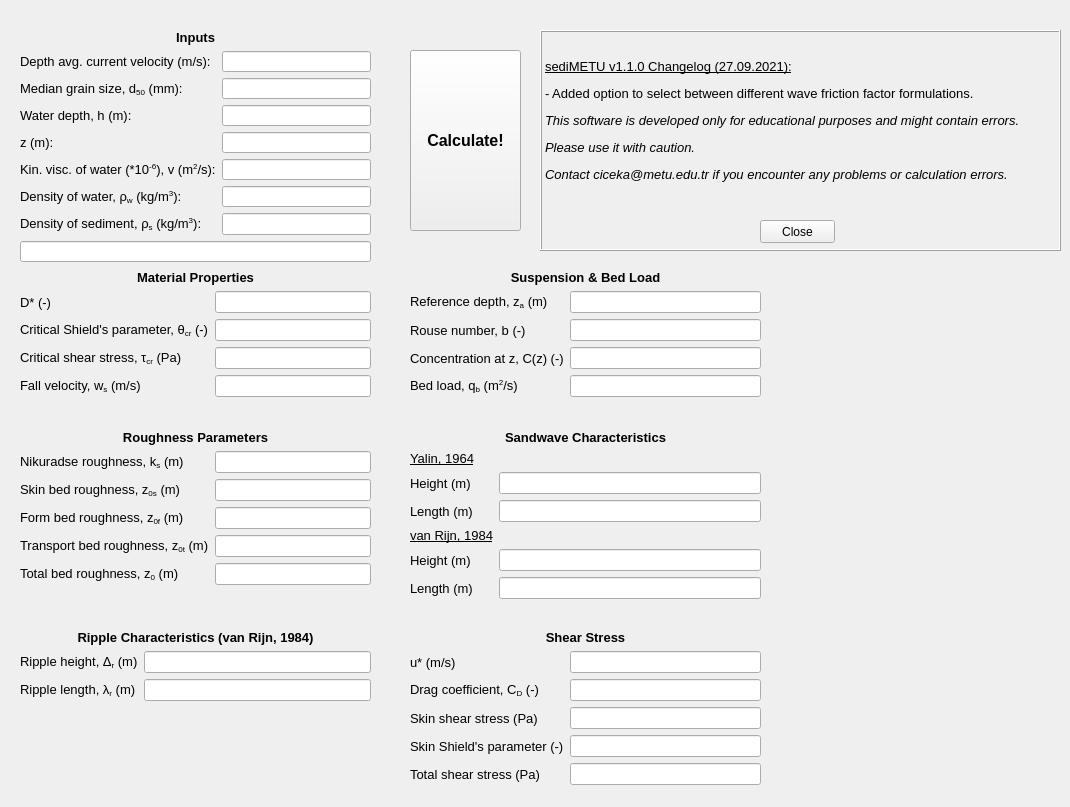
    <widget class="QWidget" name="tab">
     <attribute name="title">
      <string>Currents</string>
     </attribute>
     <widget class="QWidget" name="formLayoutWidget">
      <property name="geometry">
       <rect>
        <x>20</x>
        <y>30</y>
        <width>351</width>
        <height>232</height>
       </rect>
      </property>
      <layout class="QFormLayout" name="formLayout_2">
       <item row="0" column="0" colspan="2">
        <widget class="QLabel" name="inputs_lbl">
         <property name="font">
          <font>
           <family>MS Shell Dlg 2</family>
           <pointsize>10</pointsize>
           <weight>75</weight>
           <bold>true</bold>
          </font>
         </property>
         <property name="text">
          <string>&lt;html&gt;&lt;head/&gt;&lt;body&gt;&lt;p align=&quot;center&quot;&gt;Inputs&lt;/p&gt;&lt;/body&gt;&lt;/html&gt;</string>
         </property>
        </widget>
       </item>
       <item row="1" column="0">
        <widget class="QLabel" name="Ubar_lbl">
         <property name="font">
          <font>
           <family>MS Shell Dlg 2</family>
           <pointsize>10</pointsize>
          </font>
         </property>
         <property name="text">
          <string>Depth avg. current velocity (m/s):</string>
         </property>
        </widget>
       </item>
       <item row="1" column="1">
        <widget class="QLineEdit" name="Ubar_txt"/>
       </item>
       <item row="2" column="0">
        <widget class="QLabel" name="d50_lbl">
         <property name="font">
          <font>
           <family>MS Shell Dlg 2</family>
           <pointsize>10</pointsize>
          </font>
         </property>
         <property name="text">
          <string>&lt;html&gt;&lt;head/&gt;&lt;body&gt;&lt;p&gt;Median grain size, d&lt;span style=&quot; vertical-align:sub;&quot;&gt;50&lt;/span&gt; (mm):&lt;/p&gt;&lt;/body&gt;&lt;/html&gt;</string>
         </property>
        </widget>
       </item>
       <item row="2" column="1">
        <widget class="QLineEdit" name="d50_txt"/>
       </item>
       <item row="3" column="0">
        <widget class="QLabel" name="h_lbl">
         <property name="font">
          <font>
           <family>MS Shell Dlg 2</family>
           <pointsize>10</pointsize>
           <weight>50</weight>
           <bold>false</bold>
           <strikeout>false</strikeout>
           <kerning>true</kerning>
          </font>
         </property>
         <property name="text">
          <string>Water depth, h (m):</string>
         </property>
        </widget>
       </item>
       <item row="3" column="1">
        <widget class="QLineEdit" name="h_txt"/>
       </item>
       <item row="4" column="0">
        <widget class="QLabel" name="z_lbl">
         <property name="font">
          <font>
           <family>MS Shell Dlg 2</family>
           <pointsize>10</pointsize>
          </font>
         </property>
         <property name="text">
          <string>z (m):</string>
         </property>
        </widget>
       </item>
       <item row="4" column="1">
        <widget class="QLineEdit" name="z_txt"/>
       </item>
       <item row="5" column="0">
        <widget class="QLabel" name="nu_lbl">
         <property name="font">
          <font>
           <family>MS Shell Dlg 2</family>
           <pointsize>10</pointsize>
          </font>
         </property>
         <property name="text">
          <string>&lt;html&gt;&lt;head/&gt;&lt;body&gt;&lt;p&gt;Kin. visc. of water (*10&lt;span style=&quot; vertical-align:super;&quot;&gt;-6&lt;/span&gt;), v (m&lt;span style=&quot; vertical-align:super;&quot;&gt;2&lt;/span&gt;/s):&lt;/p&gt;&lt;/body&gt;&lt;/html&gt;</string>
         </property>
        </widget>
       </item>
       <item row="5" column="1">
        <widget class="QLineEdit" name="nu_txt"/>
       </item>
       <item row="6" column="0">
        <widget class="QLabel" name="ro_lbl">
         <property name="font">
          <font>
           <family>MS Shell Dlg 2</family>
           <pointsize>10</pointsize>
          </font>
         </property>
         <property name="text">
          <string>&lt;html&gt;&lt;head/&gt;&lt;body&gt;&lt;p&gt;Density of water, ρ&lt;span style=&quot; vertical-align:sub;&quot;&gt;w&lt;/span&gt; (kg/m&lt;span style=&quot; vertical-align:super;&quot;&gt;3&lt;/span&gt;):&lt;/p&gt;&lt;/body&gt;&lt;/html&gt;</string>
         </property>
        </widget>
       </item>
       <item row="6" column="1">
        <widget class="QLineEdit" name="ro_txt"/>
       </item>
       <item row="7" column="0">
        <widget class="QLabel" name="ro_s_lbl">
         <property name="font">
          <font>
           <family>MS Shell Dlg 2</family>
           <pointsize>10</pointsize>
          </font>
         </property>
         <property name="text">
          <string>&lt;html&gt;&lt;head/&gt;&lt;body&gt;&lt;p&gt;Density of sediment, ρ&lt;span style=&quot; vertical-align:sub;&quot;&gt;s&lt;/span&gt; (kg/m&lt;span style=&quot; vertical-align:super;&quot;&gt;3&lt;/span&gt;):&lt;/p&gt;&lt;/body&gt;&lt;/html&gt;</string>
         </property>
        </widget>
       </item>
       <item row="7" column="1">
        <widget class="QLineEdit" name="ro_s_txt"/>
       </item>
       <item row="8" column="0" colspan="2">
        <widget class="QLineEdit" name="condition_txt">
         <property name="font">
          <font>
           <family>MS Shell Dlg 2</family>
           <weight>75</weight>
           <bold>true</bold>
          </font>
         </property>
         <property name="readOnly">
          <bool>true</bool>
         </property>
        </widget>
       </item>
      </layout>
     </widget>
     <widget class="QPushButton" name="calculateCurrent_btn">
      <property name="geometry">
       <rect>
        <x>410</x>
        <y>50</y>
        <width>111</width>
        <height>181</height>
       </rect>
      </property>
      <property name="font">
       <font>
        <family>MS Shell Dlg 2</family>
        <pointsize>12</pointsize>
        <weight>75</weight>
        <bold>true</bold>
       </font>
      </property>
      <property name="text">
       <string>Calculate!</string>
      </property>
     </widget>
     <widget class="QWidget" name="formLayoutWidget_2">
      <property name="geometry">
       <rect>
        <x>20</x>
        <y>430</y>
        <width>351</width>
        <height>161</height>
       </rect>
      </property>
      <layout class="QFormLayout" name="formLayout_3">
       <item row="0" column="0" colspan="2">
        <widget class="QLabel" name="roughness_lbl">
         <property name="font">
          <font>
           <family>MS Shell Dlg 2</family>
           <pointsize>10</pointsize>
           <weight>75</weight>
           <bold>true</bold>
          </font>
         </property>
         <property name="text">
          <string>&lt;html&gt;&lt;head/&gt;&lt;body&gt;&lt;p align=&quot;center&quot;&gt;Roughness Parameters&lt;/p&gt;&lt;/body&gt;&lt;/html&gt;</string>
         </property>
        </widget>
       </item>
       <item row="1" column="0">
        <widget class="QLabel" name="ks_lbl">
         <property name="font">
          <font>
           <family>MS Shell Dlg 2</family>
           <pointsize>10</pointsize>
          </font>
         </property>
         <property name="text">
          <string>&lt;html&gt;&lt;head/&gt;&lt;body&gt;&lt;p&gt;Nikuradse roughness, k&lt;span style=&quot; vertical-align:sub;&quot;&gt;s&lt;/span&gt; (m)&lt;/p&gt;&lt;/body&gt;&lt;/html&gt;</string>
         </property>
        </widget>
       </item>
       <item row="1" column="1">
        <widget class="QLineEdit" name="ks_txt">
         <property name="readOnly">
          <bool>true</bool>
         </property>
        </widget>
       </item>
       <item row="2" column="0">
        <widget class="QLabel" name="z0s_lbl">
         <property name="font">
          <font>
           <family>MS Shell Dlg 2</family>
           <pointsize>10</pointsize>
          </font>
         </property>
         <property name="text">
          <string>&lt;html&gt;&lt;head/&gt;&lt;body&gt;&lt;p&gt;Skin bed roughness, z&lt;span style=&quot; vertical-align:sub;&quot;&gt;0s&lt;/span&gt; (m)&lt;/p&gt;&lt;/body&gt;&lt;/html&gt;</string>
         </property>
        </widget>
       </item>
       <item row="2" column="1">
        <widget class="QLineEdit" name="z0s_txt">
         <property name="readOnly">
          <bool>true</bool>
         </property>
        </widget>
       </item>
       <item row="3" column="0">
        <widget class="QLabel" name="z0f_lbl">
         <property name="font">
          <font>
           <family>MS Shell Dlg 2</family>
           <pointsize>10</pointsize>
          </font>
         </property>
         <property name="text">
          <string>&lt;html&gt;&lt;head/&gt;&lt;body&gt;&lt;p&gt;Form bed roughness, z&lt;span style=&quot; vertical-align:sub;&quot;&gt;0f&lt;/span&gt; (m)&lt;/p&gt;&lt;/body&gt;&lt;/html&gt;</string>
         </property>
        </widget>
       </item>
       <item row="3" column="1">
        <widget class="QLineEdit" name="z0f_txt">
         <property name="readOnly">
          <bool>true</bool>
         </property>
        </widget>
       </item>
       <item row="4" column="0">
        <widget class="QLabel" name="z0t_lnl">
         <property name="font">
          <font>
           <family>MS Shell Dlg 2</family>
           <pointsize>10</pointsize>
          </font>
         </property>
         <property name="text">
          <string>&lt;html&gt;&lt;head/&gt;&lt;body&gt;&lt;p&gt;Transport bed roughness, z&lt;span style=&quot; vertical-align:sub;&quot;&gt;0t&lt;/span&gt; (m)&lt;/p&gt;&lt;/body&gt;&lt;/html&gt;</string>
         </property>
        </widget>
       </item>
       <item row="4" column="1">
        <widget class="QLineEdit" name="z0t_txt">
         <property name="readOnly">
          <bool>true</bool>
         </property>
        </widget>
       </item>
       <item row="5" column="0">
        <widget class="QLabel" name="z0_lbl">
         <property name="font">
          <font>
           <family>MS Shell Dlg 2</family>
           <pointsize>10</pointsize>
          </font>
         </property>
         <property name="text">
          <string>&lt;html&gt;&lt;head/&gt;&lt;body&gt;&lt;p&gt;Total bed roughness, z&lt;span style=&quot; vertical-align:sub;&quot;&gt;0&lt;/span&gt; (m)&lt;/p&gt;&lt;/body&gt;&lt;/html&gt;</string>
         </property>
        </widget>
       </item>
       <item row="5" column="1">
        <widget class="QLineEdit" name="z0_txt">
         <property name="readOnly">
          <bool>true</bool>
         </property>
        </widget>
       </item>
      </layout>
     </widget>
     <widget class="QWidget" name="formLayoutWidget_3">
      <property name="geometry">
       <rect>
        <x>20</x>
        <y>630</y>
        <width>351</width>
        <height>81</height>
       </rect>
      </property>
      <layout class="QFormLayout" name="formLayout_4">
       <item row="1" column="0">
        <widget class="QLabel" name="rippleHeight_lbl">
         <property name="font">
          <font>
           <family>MS Shell Dlg 2</family>
           <pointsize>10</pointsize>
          </font>
         </property>
         <property name="text">
          <string>&lt;html&gt;&lt;head/&gt;&lt;body&gt;&lt;p&gt;Ripple height, Δ&lt;span style=&quot; vertical-align:sub;&quot;&gt;r&lt;/span&gt; (m)&lt;/p&gt;&lt;/body&gt;&lt;/html&gt;</string>
         </property>
        </widget>
       </item>
       <item row="1" column="1">
        <widget class="QLineEdit" name="rippleHeight_txt">
         <property name="readOnly">
          <bool>true</bool>
         </property>
        </widget>
       </item>
       <item row="2" column="0">
        <widget class="QLabel" name="rippleLength_lbl">
         <property name="font">
          <font>
           <family>MS Shell Dlg 2</family>
           <pointsize>10</pointsize>
          </font>
         </property>
         <property name="text">
          <string>&lt;html&gt;&lt;head/&gt;&lt;body&gt;&lt;p&gt;Ripple length, λ&lt;span style=&quot; vertical-align:sub;&quot;&gt;r&lt;/span&gt; (m)&lt;/p&gt;&lt;/body&gt;&lt;/html&gt;</string>
         </property>
        </widget>
       </item>
       <item row="2" column="1">
        <widget class="QLineEdit" name="rippleLength_txt">
         <property name="readOnly">
          <bool>true</bool>
         </property>
        </widget>
       </item>
       <item row="0" column="0" colspan="2">
        <widget class="QLabel" name="rippleCharacteristics_lbl">
         <property name="font">
          <font>
           <family>MS Shell Dlg 2</family>
           <pointsize>10</pointsize>
           <weight>75</weight>
           <bold>true</bold>
          </font>
         </property>
         <property name="text">
          <string>&lt;html&gt;&lt;head/&gt;&lt;body&gt;&lt;p align=&quot;center&quot;&gt;Ripple Characteristics (van Rijn, 1984)&lt;/p&gt;&lt;/body&gt;&lt;/html&gt;</string>
         </property>
        </widget>
       </item>
      </layout>
     </widget>
     <widget class="QWidget" name="formLayoutWidget_4">
      <property name="geometry">
       <rect>
        <x>410</x>
        <y>430</y>
        <width>351</width>
        <height>193</height>
       </rect>
      </property>
      <layout class="QFormLayout" name="formLayout_5">
       <item row="1" column="0">
        <widget class="QLabel" name="yalin1964_lbl">
         <property name="font">
          <font>
           <family>MS Shell Dlg 2</family>
           <pointsize>10</pointsize>
           <weight>50</weight>
           <bold>false</bold>
           <underline>true</underline>
          </font>
         </property>
         <property name="text">
          <string>&lt;html&gt;&lt;head/&gt;&lt;body&gt;&lt;p&gt;Yalin, 1964&lt;/p&gt;&lt;/body&gt;&lt;/html&gt;</string>
         </property>
        </widget>
       </item>
       <item row="2" column="0">
        <widget class="QLabel" name="swHeightYalin_lbl">
         <property name="font">
          <font>
           <family>MS Shell Dlg 2</family>
           <pointsize>10</pointsize>
          </font>
         </property>
         <property name="text">
          <string>Height (m)</string>
         </property>
        </widget>
       </item>
       <item row="2" column="1">
        <widget class="QLineEdit" name="swHeightYalin_txt">
         <property name="readOnly">
          <bool>true</bool>
         </property>
        </widget>
       </item>
       <item row="3" column="0">
        <widget class="QLabel" name="swLengthYalin_lbl">
         <property name="font">
          <font>
           <family>MS Shell Dlg 2</family>
           <pointsize>10</pointsize>
          </font>
         </property>
         <property name="text">
          <string>Length (m)</string>
         </property>
        </widget>
       </item>
       <item row="3" column="1">
        <widget class="QLineEdit" name="swLengthYalin_txt">
         <property name="readOnly">
          <bool>true</bool>
         </property>
        </widget>
       </item>
       <item row="4" column="0">
        <widget class="QLabel" name="vanRijn1984_lbl">
         <property name="font">
          <font>
           <family>MS Shell Dlg 2</family>
           <pointsize>10</pointsize>
           <weight>50</weight>
           <bold>false</bold>
           <underline>true</underline>
          </font>
         </property>
         <property name="text">
          <string>&lt;html&gt;&lt;head/&gt;&lt;body&gt;&lt;p&gt;van Rijn, 1984&lt;/p&gt;&lt;/body&gt;&lt;/html&gt;</string>
         </property>
        </widget>
       </item>
       <item row="5" column="0">
        <widget class="QLabel" name="swLengthvanRijn_lbl">
         <property name="font">
          <font>
           <family>MS Shell Dlg 2</family>
           <pointsize>10</pointsize>
          </font>
         </property>
         <property name="text">
          <string>Height (m)</string>
         </property>
        </widget>
       </item>
       <item row="5" column="1">
        <widget class="QLineEdit" name="swHeightvanRijn_txt">
         <property name="readOnly">
          <bool>true</bool>
         </property>
        </widget>
       </item>
       <item row="6" column="0">
        <widget class="QLabel" name="swLengthvanRijn_lbl_2">
         <property name="font">
          <font>
           <family>MS Shell Dlg 2</family>
           <pointsize>10</pointsize>
          </font>
         </property>
         <property name="text">
          <string>Length (m)</string>
         </property>
        </widget>
       </item>
       <item row="6" column="1">
        <widget class="QLineEdit" name="swLengthvanRijn_txt">
         <property name="readOnly">
          <bool>true</bool>
         </property>
        </widget>
       </item>
       <item row="0" column="0" colspan="2">
        <widget class="QLabel" name="swCharacteristics_lbl">
         <property name="font">
          <font>
           <family>MS Shell Dlg 2</family>
           <pointsize>10</pointsize>
           <weight>75</weight>
           <bold>true</bold>
          </font>
         </property>
         <property name="text">
          <string>&lt;html&gt;&lt;head/&gt;&lt;body&gt;&lt;p align=&quot;center&quot;&gt;Sandwave Characteristics&lt;/p&gt;&lt;/body&gt;&lt;/html&gt;</string>
         </property>
        </widget>
       </item>
      </layout>
     </widget>
     <widget class="QWidget" name="formLayoutWidget_5">
      <property name="geometry">
       <rect>
        <x>20</x>
        <y>270</y>
        <width>351</width>
        <height>148</height>
       </rect>
      </property>
      <layout class="QFormLayout" name="formLayout_6">
       <item row="0" column="0" colspan="2">
        <widget class="QLabel" name="materialProperties_lbl">
         <property name="font">
          <font>
           <family>MS Shell Dlg 2</family>
           <pointsize>10</pointsize>
           <weight>75</weight>
           <bold>true</bold>
          </font>
         </property>
         <property name="text">
          <string>&lt;html&gt;&lt;head/&gt;&lt;body&gt;&lt;p align=&quot;center&quot;&gt;Material Properties&lt;/p&gt;&lt;/body&gt;&lt;/html&gt;</string>
         </property>
        </widget>
       </item>
       <item row="1" column="0">
        <widget class="QLabel" name="Dstar_lbl">
         <property name="font">
          <font>
           <family>MS Shell Dlg 2</family>
           <pointsize>10</pointsize>
          </font>
         </property>
         <property name="text">
          <string>D* (-)</string>
         </property>
        </widget>
       </item>
       <item row="1" column="1">
        <widget class="QLineEdit" name="Dstar_txt">
         <property name="readOnly">
          <bool>true</bool>
         </property>
        </widget>
       </item>
       <item row="2" column="0">
        <widget class="QLabel" name="crShields_lbl">
         <property name="font">
          <font>
           <family>MS Shell Dlg 2</family>
           <pointsize>10</pointsize>
          </font>
         </property>
         <property name="text">
          <string>&lt;html&gt;&lt;head/&gt;&lt;body&gt;&lt;p&gt;Critical Shield's parameter, θ&lt;span style=&quot; vertical-align:sub;&quot;&gt;cr&lt;/span&gt; (-)&lt;/p&gt;&lt;/body&gt;&lt;/html&gt;</string>
         </property>
        </widget>
       </item>
       <item row="2" column="1">
        <widget class="QLineEdit" name="crShields_txt">
         <property name="readOnly">
          <bool>true</bool>
         </property>
        </widget>
       </item>
       <item row="3" column="0">
        <widget class="QLabel" name="crShear_lbl">
         <property name="font">
          <font>
           <family>MS Shell Dlg 2</family>
           <pointsize>10</pointsize>
           <weight>50</weight>
           <bold>false</bold>
           <strikeout>false</strikeout>
           <kerning>true</kerning>
          </font>
         </property>
         <property name="text">
          <string>&lt;html&gt;&lt;head/&gt;&lt;body&gt;&lt;p&gt;Critical shear stress, τ&lt;span style=&quot; vertical-align:sub;&quot;&gt;cr&lt;/span&gt; (Pa)&lt;/p&gt;&lt;/body&gt;&lt;/html&gt;</string>
         </property>
        </widget>
       </item>
       <item row="3" column="1">
        <widget class="QLineEdit" name="crShear_txt">
         <property name="readOnly">
          <bool>true</bool>
         </property>
        </widget>
       </item>
       <item row="4" column="0">
        <widget class="QLabel" name="fallVelocity_lbl">
         <property name="font">
          <font>
           <family>MS Shell Dlg 2</family>
           <pointsize>10</pointsize>
           <weight>50</weight>
           <bold>false</bold>
           <strikeout>false</strikeout>
           <kerning>true</kerning>
          </font>
         </property>
         <property name="text">
          <string>&lt;html&gt;&lt;head/&gt;&lt;body&gt;&lt;p&gt;Fall velocity, w&lt;span style=&quot; vertical-align:sub;&quot;&gt;s&lt;/span&gt; (m/s)&lt;/p&gt;&lt;/body&gt;&lt;/html&gt;</string>
         </property>
        </widget>
       </item>
       <item row="4" column="1">
        <widget class="QLineEdit" name="fallVelocity_txt">
         <property name="readOnly">
          <bool>true</bool>
         </property>
        </widget>
       </item>
      </layout>
     </widget>
     <widget class="QWidget" name="formLayoutWidget_6">
      <property name="geometry">
       <rect>
        <x>410</x>
        <y>630</y>
        <width>351</width>
        <height>168</height>
       </rect>
      </property>
      <layout class="QFormLayout" name="formLayout_7">
       <item row="1" column="0">
        <widget class="QLabel" name="uStar_lbl">
         <property name="font">
          <font>
           <family>MS Shell Dlg 2</family>
           <pointsize>10</pointsize>
          </font>
         </property>
         <property name="text">
          <string>u* (m/s)</string>
         </property>
        </widget>
       </item>
       <item row="1" column="1">
        <widget class="QLineEdit" name="uStar_txt">
         <property name="readOnly">
          <bool>true</bool>
         </property>
        </widget>
       </item>
       <item row="2" column="0">
        <widget class="QLabel" name="CD_lbl">
         <property name="font">
          <font>
           <family>MS Shell Dlg 2</family>
           <pointsize>10</pointsize>
          </font>
         </property>
         <property name="frameShadow">
          <enum>QFrame::Raised</enum>
         </property>
         <property name="text">
          <string>&lt;html&gt;&lt;head/&gt;&lt;body&gt;&lt;p&gt;Drag coefficient, C&lt;span style=&quot; vertical-align:sub;&quot;&gt;D&lt;/span&gt; (-)&lt;/p&gt;&lt;/body&gt;&lt;/html&gt;</string>
         </property>
        </widget>
       </item>
       <item row="2" column="1">
        <widget class="QLineEdit" name="CD_txt">
         <property name="readOnly">
          <bool>true</bool>
         </property>
        </widget>
       </item>
       <item row="3" column="0">
        <widget class="QLabel" name="skinShear_lbl">
         <property name="font">
          <font>
           <family>MS Shell Dlg 2</family>
           <pointsize>10</pointsize>
           <weight>50</weight>
           <bold>false</bold>
           <strikeout>false</strikeout>
           <kerning>true</kerning>
          </font>
         </property>
         <property name="text">
          <string>Skin shear stress (Pa)</string>
         </property>
        </widget>
       </item>
       <item row="3" column="1">
        <widget class="QLineEdit" name="skinShear_txt">
         <property name="readOnly">
          <bool>true</bool>
         </property>
        </widget>
       </item>
       <item row="4" column="0">
        <widget class="QLabel" name="skinShields_lbl">
         <property name="font">
          <font>
           <family>MS Shell Dlg 2</family>
           <pointsize>10</pointsize>
           <weight>50</weight>
           <bold>false</bold>
           <strikeout>false</strikeout>
           <kerning>true</kerning>
          </font>
         </property>
         <property name="text">
          <string>Skin Shield's parameter (-)</string>
         </property>
        </widget>
       </item>
       <item row="4" column="1">
        <widget class="QLineEdit" name="skinShields_txt">
         <property name="readOnly">
          <bool>true</bool>
         </property>
        </widget>
       </item>
       <item row="5" column="0">
        <widget class="QLabel" name="totalShear_lbl">
         <property name="font">
          <font>
           <family>MS Shell Dlg 2</family>
           <pointsize>10</pointsize>
           <weight>50</weight>
           <bold>false</bold>
           <strikeout>false</strikeout>
           <kerning>true</kerning>
          </font>
         </property>
         <property name="text">
          <string>Total shear stress (Pa)</string>
         </property>
        </widget>
       </item>
       <item row="5" column="1">
        <widget class="QLineEdit" name="totalShear_txt">
         <property name="readOnly">
          <bool>true</bool>
         </property>
        </widget>
       </item>
       <item row="0" column="0" colspan="2">
        <widget class="QLabel" name="shear_lbl">
         <property name="font">
          <font>
           <family>MS Shell Dlg 2</family>
           <pointsize>10</pointsize>
           <weight>75</weight>
           <bold>true</bold>
          </font>
         </property>
         <property name="text">
          <string>&lt;html&gt;&lt;head/&gt;&lt;body&gt;&lt;p align=&quot;center&quot;&gt;Shear Stress&lt;/p&gt;&lt;/body&gt;&lt;/html&gt;</string>
         </property>
        </widget>
       </item>
      </layout>
     </widget>
     <widget class="QWidget" name="formLayoutWidget_7">
      <property name="geometry">
       <rect>
        <x>410</x>
        <y>270</y>
        <width>351</width>
        <height>139</height>
       </rect>
      </property>
      <layout class="QFormLayout" name="formLayout_8">
       <item row="0" column="0" colspan="2">
        <widget class="QLabel" name="materialProperties_lbl_2">
         <property name="font">
          <font>
           <family>MS Shell Dlg 2</family>
           <pointsize>10</pointsize>
           <weight>75</weight>
           <bold>true</bold>
          </font>
         </property>
         <property name="text">
          <string>&lt;html&gt;&lt;head/&gt;&lt;body&gt;&lt;p align=&quot;center&quot;&gt;Suspension &amp;amp; Bed Load&lt;/p&gt;&lt;/body&gt;&lt;/html&gt;</string>
         </property>
        </widget>
       </item>
       <item row="1" column="0">
        <widget class="QLabel" name="za_lbl">
         <property name="font">
          <font>
           <family>MS Shell Dlg 2</family>
           <pointsize>10</pointsize>
          </font>
         </property>
         <property name="text">
          <string>&lt;html&gt;&lt;head/&gt;&lt;body&gt;&lt;p&gt;Reference depth, z&lt;span style=&quot; vertical-align:sub;&quot;&gt;a&lt;/span&gt; (m)&lt;/p&gt;&lt;/body&gt;&lt;/html&gt;</string>
         </property>
        </widget>
       </item>
       <item row="1" column="1">
        <widget class="QLineEdit" name="za_txt">
         <property name="readOnly">
          <bool>true</bool>
         </property>
        </widget>
       </item>
       <item row="2" column="0">
        <widget class="QLabel" name="rouse_lbl">
         <property name="font">
          <font>
           <family>MS Shell Dlg 2</family>
           <pointsize>10</pointsize>
          </font>
         </property>
         <property name="text">
          <string>Rouse number, b (-)</string>
         </property>
        </widget>
       </item>
       <item row="2" column="1">
        <widget class="QLineEdit" name="rouse_txt">
         <property name="readOnly">
          <bool>true</bool>
         </property>
        </widget>
       </item>
       <item row="3" column="0">
        <widget class="QLabel" name="concentration_lbl">
         <property name="font">
          <font>
           <family>MS Shell Dlg 2</family>
           <pointsize>10</pointsize>
          </font>
         </property>
         <property name="text">
          <string>Concentration at z, C(z) (-)</string>
         </property>
        </widget>
       </item>
       <item row="3" column="1">
        <widget class="QLineEdit" name="concentration_txt">
         <property name="readOnly">
          <bool>true</bool>
         </property>
        </widget>
       </item>
       <item row="4" column="0">
        <widget class="QLabel" name="qb_lbl">
         <property name="font">
          <font>
           <family>MS Shell Dlg 2</family>
           <pointsize>10</pointsize>
          </font>
         </property>
         <property name="text">
          <string>&lt;html&gt;&lt;head/&gt;&lt;body&gt;&lt;p&gt;Bed load, q&lt;span style=&quot; vertical-align:sub;&quot;&gt;b&lt;/span&gt; (m&lt;span style=&quot; vertical-align:super;&quot;&gt;2&lt;/span&gt;/s)&lt;/p&gt;&lt;/body&gt;&lt;/html&gt;</string>
         </property>
        </widget>
       </item>
       <item row="4" column="1">
        <widget class="QLineEdit" name="qb_txt">
         <property name="readOnly">
          <bool>true</bool>
         </property>
        </widget>
       </item>
      </layout>
     </widget>
     <widget class="QFrame" name="updateBox_box">
      <property name="geometry">
       <rect>
        <x>540</x>
        <y>30</y>
        <width>521</width>
        <height>221</height>
       </rect>
      </property>
      <property name="autoFillBackground">
       <bool>true</bool>
      </property>
      <property name="frameShape">
       <enum>QFrame::WinPanel</enum>
      </property>
      <property name="frameShadow">
       <enum>QFrame::Raised</enum>
      </property>
      <widget class="QLabel" name="label_3">
       <property name="geometry">
        <rect>
         <x>0</x>
         <y>0</y>
         <width>521</width>
         <height>221</height>
        </rect>
       </property>
       <property name="frameShape">
        <enum>QFrame::Box</enum>
       </property>
       <property name="frameShadow">
        <enum>QFrame::Raised</enum>
       </property>
       <property name="text">
        <string>&lt;html&gt;&lt;head/&gt;&lt;body&gt;&lt;p&gt;&lt;span style=&quot; font-size:10pt; text-decoration: underline;&quot;&gt;sediMETU v1.1.0 Changelog (27.09.2021):&lt;/span&gt;&lt;/p&gt;&lt;p&gt;&lt;span style=&quot; font-size:10pt;&quot;&gt;- Added option to select between different wave friction factor formulations.&lt;/span&gt;&lt;/p&gt;&lt;p&gt;&lt;span style=&quot; font-size:10pt; font-style:italic;&quot;&gt;This software is developed only for educational purposes and might contain errors. &lt;/span&gt;&lt;/p&gt;&lt;p&gt;&lt;span style=&quot; font-size:10pt; font-style:italic;&quot;&gt;Please use it with caution.&lt;/span&gt;&lt;/p&gt;&lt;p&gt;&lt;span style=&quot; font-size:10pt; font-style:italic;&quot;&gt;Contact ciceka@metu.edu.tr if you encounter any problems or calculation errors.&lt;/span&gt;&lt;/p&gt;&lt;p&gt;&lt;br/&gt;&lt;/p&gt;&lt;/body&gt;&lt;/html&gt;</string>
       </property>
      </widget>
      <widget class="QPushButton" name="closeButton_btn">
       <property name="geometry">
        <rect>
         <x>220</x>
         <y>190</y>
         <width>75</width>
         <height>23</height>
        </rect>
       </property>
       <property name="text">
        <string>Close</string>
       </property>
      </widget>
     </widget>
    </widget>
